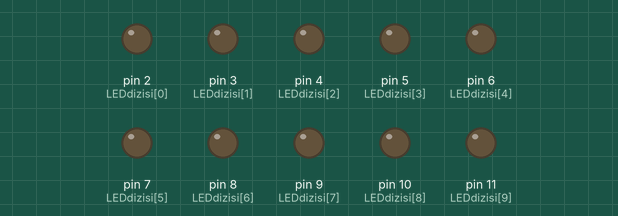
Recording of a sketch running on a simulated Arduino Uno, built with avr-gcc and run on an emulated ATmega328P. Parts: output pins drawn as LEDs (lit = HIGH).

Above: at 0.02 s.
At 0.22 s:
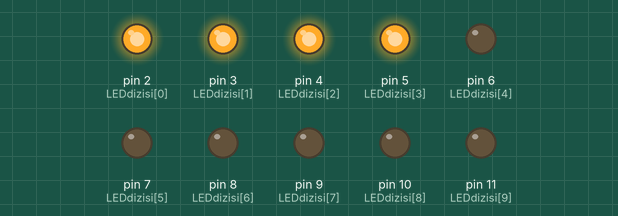
At 0.42 s:
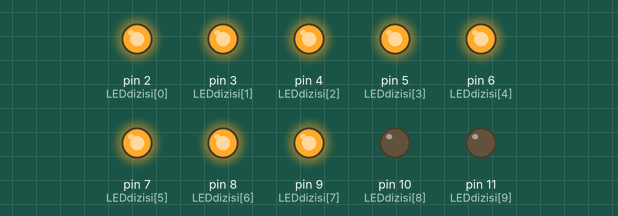
At 1.0 s:
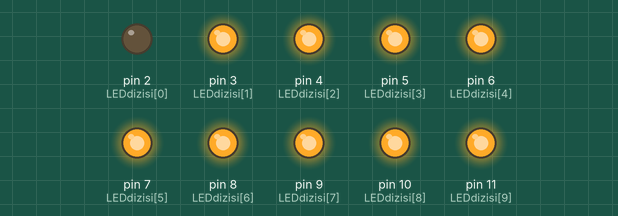
At 1.77 s:
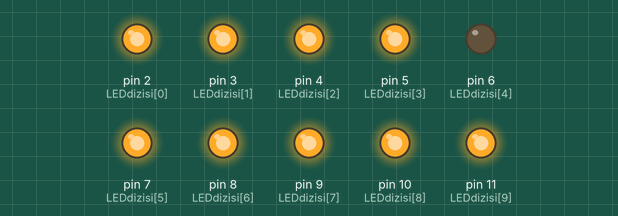
At 2.5 s:
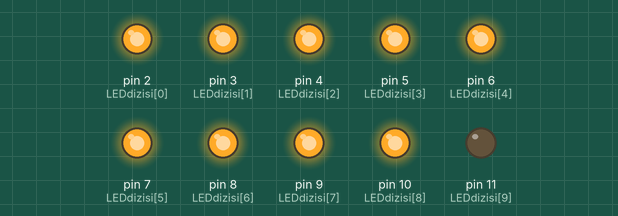
Timing chart, 0 to 3.0 s (numbered marks = the images above):
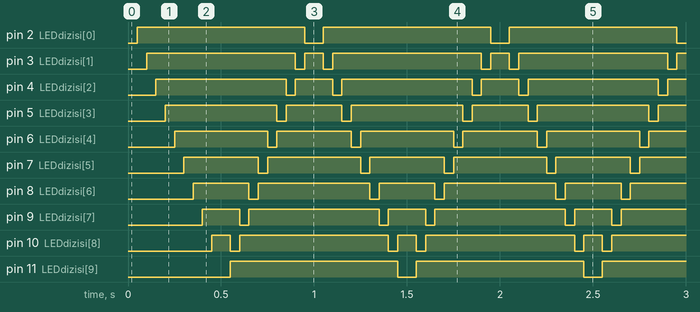

The sketch:

sketch_jul19a.ino
```cpp
const int LEDdizisi[] = {2,3,4,5,6,7,8,9,10,11};

void setup() {
  for(int i=0; i<10 ;i++)
  {
    pinMode(LEDdizisi[i], OUTPUT);
  }
}

void loop() {

  for(int i=0; i<10; i++){
    digitalWrite(LEDdizisi[i],LOW);
    delay(50);
    digitalWrite(LEDdizisi[i],HIGH);
  }

  for(int j=9;j>=0; j--)
  { digitalWrite(LEDdizisi[j],LOW);
    delay(50);
    digitalWrite(LEDdizisi[j], HIGH);
  }
}
```

Measured:
- by itself, pin 2 (LEDdizisi[0]), pin 11 (LEDdizisi[9]): alternates HIGH for 0.90 s and LOW for 0.10 s
- by itself, pin 3 (LEDdizisi[1]): repeats every 1.0 s: LOW 0.05 s, HIGH 0.10 s, LOW 0.05 s, HIGH 0.80 s
- by itself, pin 4 (LEDdizisi[2]): repeats every 1.0 s: LOW 0.05 s, HIGH 0.20 s, LOW 0.05 s, HIGH 0.70 s
- by itself, pin 5 (LEDdizisi[3]): repeats every 1.0 s: LOW 0.05 s, HIGH 0.30 s, LOW 0.05 s, HIGH 0.60 s
- by itself, pin 6 (LEDdizisi[4]): alternates HIGH for 0.50 s and LOW for 0.05 s
- by itself, pin 7 (LEDdizisi[5]): alternates HIGH for 0.40 s and LOW for 0.05 s
- by itself, pin 8 (LEDdizisi[6]): repeats every 1.0 s: LOW 0.05 s, HIGH 0.60 s, LOW 0.05 s, HIGH 0.30 s
- by itself, pin 9 (LEDdizisi[7]): repeats every 1.0 s: LOW 0.05 s, HIGH 0.70 s, LOW 0.05 s, HIGH 0.20 s
